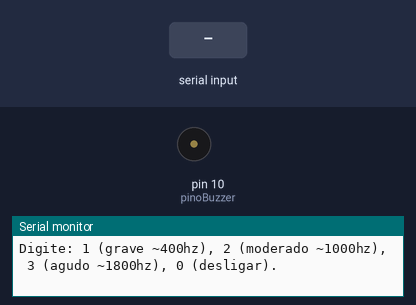
This sketch was run on a simulated Arduino Uno, built with avr-gcc and run on an emulated ATmega328P. Parts: buzzer (waves = sounding), the last lines printed to the serial monitor. The inputs (shaded band) are chosen by the test bench.

Above: at 1.2 s.
1.3 s: "1\n" received over Serial
At 1.45 s:
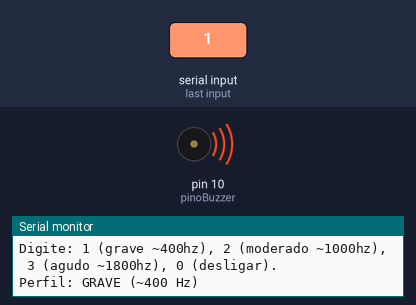
4.6 s: "2\n" received over Serial
At 5.8 s:
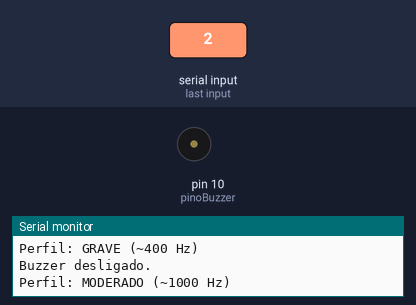
6.1 s: "3\n" received over Serial
At 6.25 s:
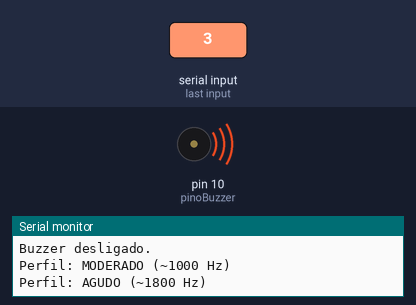
Timing chart, 0 to 8.6 s (numbered marks = the images above; inputs shaded):
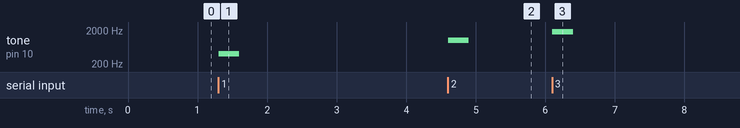

Measured:
- after the input at 1.3 s, tone on pin 10 (pinoBuzzer): silent → 400 Hz at once, → silent 0.30 s later
- after the input at 4.6 s, tone on pin 10 (pinoBuzzer): silent → 1000 Hz at once, → silent 0.30 s later
- after the input at 6.1 s, tone on pin 10 (pinoBuzzer): silent → 1800 Hz at once, → silent 0.30 s later

The sketch:

14_B.ino
```cpp
// 14° Projeto (B): Buzzer controlado via Serial (Perfis de Alerta por Faixa de Frequência)
// Gabriel Sassati da Costa

const int pinoBuzzer = 10;
int escolha = 0; // valor digitado no serial
int tempoSom = 300; // duração do tom (ms)
int pausa = 300; // pausa entre acionamentos (ms)

// perfis de frequencia
const int F_GRAVE = 400; // ~alarme grave
const int F_MODERADO = 1000; // ~alerta moderado
const int F_AGUDO = 1800;  // ~sinalização aguda

void setup() {
  Serial.begin(9600);
  Serial.println("=== Projeto B: Perfis de Alerta por frequencia ===");
  Serial.println("Digite: 1 (grave ~400hz), 2 (moderado ~1000hz), 3 (agudo ~1800hz), 0 (desligar).");
}

void loop() {
  if (Serial.available() > 0){
    escolha = Serial.parseInt();

    if (escolha == 1) {
      tone(pinoBuzzer, F_GRAVE);
      Serial.println("Perfil: GRAVE (~400 Hz)");
      delay(tempoSom);
      noTone(pinoBuzzer);
      delay(pausa);
      }
    else if (escolha == 2) {
      tone(pinoBuzzer, F_MODERADO);
      Serial.println("Perfil: MODERADO (~1000 Hz)");
      delay(tempoSom);
      noTone(pinoBuzzer);
      delay(pausa);
      }
    else if (escolha == 3) {
      tone(pinoBuzzer, F_AGUDO);
      Serial.println("Perfil: AGUDO (~1800 Hz)");
      delay(tempoSom);
      noTone(pinoBuzzer);
      delay(pausa);
      }
    else if (escolha == 0) {
      noTone(pinoBuzzer);
      Serial.println("Buzzer desligado.");
    }
    else {
      Serial.println("Entrasa invalida. Use 1, 2, 3 ou 0.");
    }
  }
}
```
